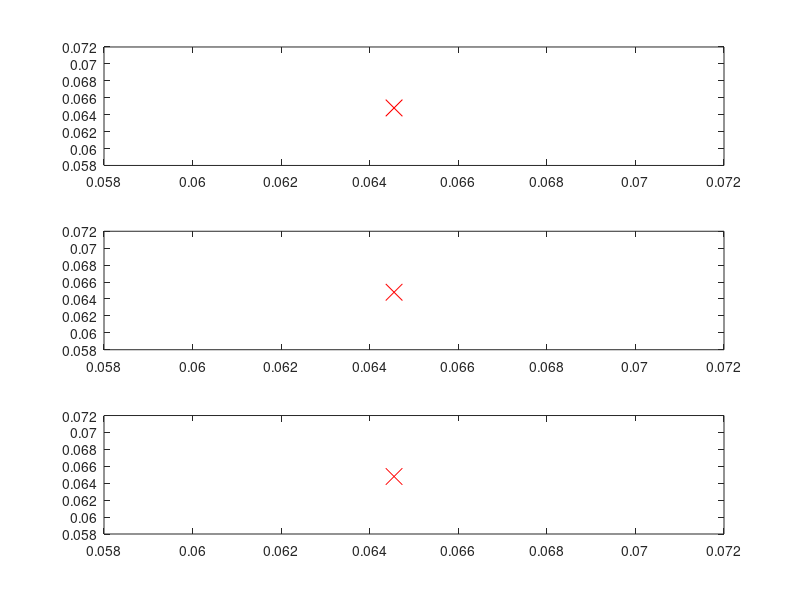

MATLAB code for this plot: (Note: this script raises an error after producing the figure.)
% demo: scatter plots comparing sm with music and espirit
%       it shows that the variance of the sm-estimates is
%       superior to the other two.
%
% simulation example from sesha2 page 38

clear, close all

f1=10.52;
f2=10.56;
srate=1024; 
o1 = f1*(2*pi)/srate;
o2 = f2*(2*pi)/srate;
N=srate*10;

% old way of creating signal
% k=0:N-1; k=k(:);
% mag1=1; mag2=1;
% y=mag1*sin(o1*k)+mag2*sin(o2*k);
% figure;
% plot(y);

% drawing the target frequency1 vs frequency2 for the subsequently generated
% scatter diagrams
figure(1);
subplot(3,1,1), plot(o1,o2,'rx','MarkerSize',12),  hold on,
subplot(3,1,2), plot(o1,o2,'rx','MarkerSize',12),  hold on,
subplot(3,1,3), plot(o1,o2,'rx','MarkerSize',12),  hold on,

% calculate error boundaries
o1min = o1-0.1*o1;
o2min = o2-0.1*o2;
o1max = o1+0.1*o1;
o2max = o2+0.1*o2;

n=4; % predicted number of lines in spectra + 2
m=30; % model order for music and epsirit
neigs = 16; % num of eig vals for IS method
eigv_mag = 0.99; % mag of eig vals for IS method

IS_count=0;
MUSIC_count=0;
ESPRIT_count=0;
for i=1%:100
    
    % new way of creating signal
%     osc1 = chan_osc(N,srate,10.52,'isNoisy', 1);
    osc1 = chan_osc(N,srate,f1,'isNoisy', 0);
    osc2 = chan_osc(N,srate,f2);
    y = (osc1+osc2);
    y = y';
%     y = hilbert(y);
    % figure;
    % plot(y);
    
    warning('off','all')
    
    % estimating sinusoids per music
    omusic=music(y,n,m); % expects col vector
    omusic=omusic(omusic>=0);
    omusic=sort(omusic);
    omusic=omusic(end-1:end);
    if(omusic(1)>o1min && omusic(1)<o1max && omusic(2)>o2min && omusic(2)<o2max)
        MUSIC_count=MUSIC_count+1;
    end
    o1_music_error = omusic(1)-o1;
    o2_music_error = omusic(2)-o2;
    music_mse = (o1_music_error^2 + o2_music_error^2)/2;
    
    % estimating sinusoids per espirit
    oespirit=esprit(y,n,m); % expects col vector
    oespirit=oespirit(oespirit>=0);
    oespirit=sort(oespirit);
    oespirit=oespirit(end-1:end);
    if(oespirit(1)>o1min && oespirit(1)<o1max && oespirit(2)>o2min && oespirit(2)<o2max)
        ESPRIT_count=ESPRIT_count+1;
    end
    o1_espirit_error = oespirit(1)-o1;
    o2_espirit_error = oespirit(2)-o2;
    espirit_mse = (o1_espirit_error^2 + o2_espirit_error^2)/2;
    
    % IS-based estimation
    diff = abs(o2-o1);
    thetamid=(min(o1,o2)+diff/2);
    [Ah,bh]=cjordan(neigs,eigv_mag*exp(thetamid*1j));
    P=dlsim_complex(Ah,bh,y'); % expects row vector
    [omega_ss,residues_ss]=sm(P,Ah,bh,n);
    omega_ss=omega_ss(omega_ss<pi);
    omega_ss=sort(omega_ss);omega_ss=omega_ss(end-1:end);
    if(omega_ss(1)>o1min && omega_ss(1)<o1max && omega_ss(2)>o2min && omega_ss(2)<o2max)
        IS_count=IS_count+1;
    end
    o1_ss_error = omega_ss(1)-o1;
    o2_ss_error = omega_ss(2)-o2;
    ss_mse = (o1_ss_error^2 + o2_ss_error^2)/2;
    
    % maximum entropy spectrum and Burg spectrum
%     NN=1024*10; 
%     th=linspace(0,2*pi,NN);
%     th = 0:round(diff,4):2*pi;
    th = 0:0.01:2*pi;
    NN = length(th);
    me_spectrum=me(P,Ah,bh,th);
    figure;
%      me_shifted = fftshift(me_spectrum);
%      plot(th,me_shifted);
    plot(th,me_spectrum);
%     me_burg=pburg(y,5,th);
%     hold on;
%     figure;
%     plot(th,me_burg);
   
    figure(1)
    subplot(3,1,1), plot(omega_ss(1),omega_ss(2),'o'),
    subplot(3,1,2), plot(omusic(1),omusic(2),'o'),
    subplot(3,1,3), plot(oespirit(1),oespirit(2),'o'),
    
    [music_mse, espirit_mse, ss_mse]
end

figure(1)
subplot(3,1,1), axis([o1min o1max o2min o2max]); hold on,  legend('sm')
subplot(3,1,2), axis([o1min o1max o2min o2max]); hold on,  legend('music')
subplot(3,1,3), axis([o1min o1max o2min o2max]); hold on,  legend('espirit')